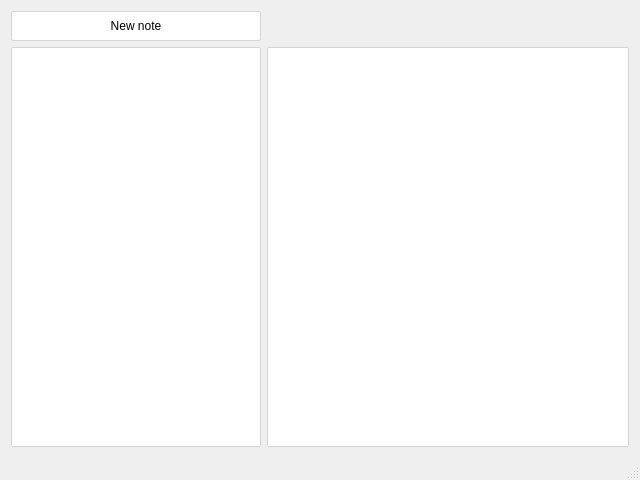
<?xml version="1.0" encoding="UTF-8"?>
<ui version="4.0">
 <class>MainWindow</class>
 <widget class="QMainWindow" name="MainWindow">
  <property name="geometry">
   <rect>
    <x>0</x>
    <y>0</y>
    <width>640</width>
    <height>480</height>
   </rect>
  </property>
  <property name="windowTitle">
   <string>Notes</string>
  </property>
  <widget class="QWidget" name="centralWidget">
   <layout class="QGridLayout" name="gridLayout_2">
    <item row="0" column="0">
     <layout class="QGridLayout" name="gridLayout">
      <item row="1" column="0">
       <widget class="QPushButton" name="btnCreateANote">
        <property name="minimumSize">
         <size>
          <width>250</width>
          <height>30</height>
         </size>
        </property>
        <property name="maximumSize">
         <size>
          <width>250</width>
          <height>30</height>
         </size>
        </property>
        <property name="styleSheet">
         <string notr="true">QPushButton{
	background-color: white;
	border: 1px solid rgb(211, 215, 207);
	border-radius: 2px;
}

QPushButton:hover{
	background-color: #E6E6E6;
	border: 1px solid rgb(211, 215, 207);	
	border-radius: 2px;
}

QPushButton:pressed{
	background-color: #006EFF;
	color: white;
	border: 1px solid rgb(211, 215, 207);
	border-radius: 2px;
}
</string>
        </property>
        <property name="text">
         <string>New note</string>
        </property>
       </widget>
      </item>
      <item row="2" column="1">
       <widget class="QTextEdit" name="mainText">
        <property name="styleSheet">
         <string notr="true">QTextEdit{
	border: 1px solid lightgray;
	border-radius: 2px;
}</string>
        </property>
       </widget>
      </item>
      <item row="2" column="0">
       <widget class="QListWidget" name="listNotes">
        <property name="maximumSize">
         <size>
          <width>250</width>
          <height>16777215</height>
         </size>
        </property>
        <property name="styleSheet">
         <string notr="true">QListWidget{
	border: none;
	border: 1px solid lightgray;
	border-radius: 2px;
}

QListWidget::item:selected{
	background-color: #006EFF;
}

QListWidget::item:hover:!selected{
	background-color: #E6E6E6;
}</string>
        </property>
       </widget>
      </item>
     </layout>
    </item>
   </layout>
  </widget>
  <widget class="QMenuBar" name="menuBar">
   <property name="geometry">
    <rect>
     <x>0</x>
     <y>0</y>
     <width>640</width>
     <height>26</height>
    </rect>
   </property>
  </widget>
  <widget class="QStatusBar" name="statusBar"/>
 </widget>
 <layoutdefault spacing="6" margin="11"/>
 <resources/>
 <connections/>
</ui>
